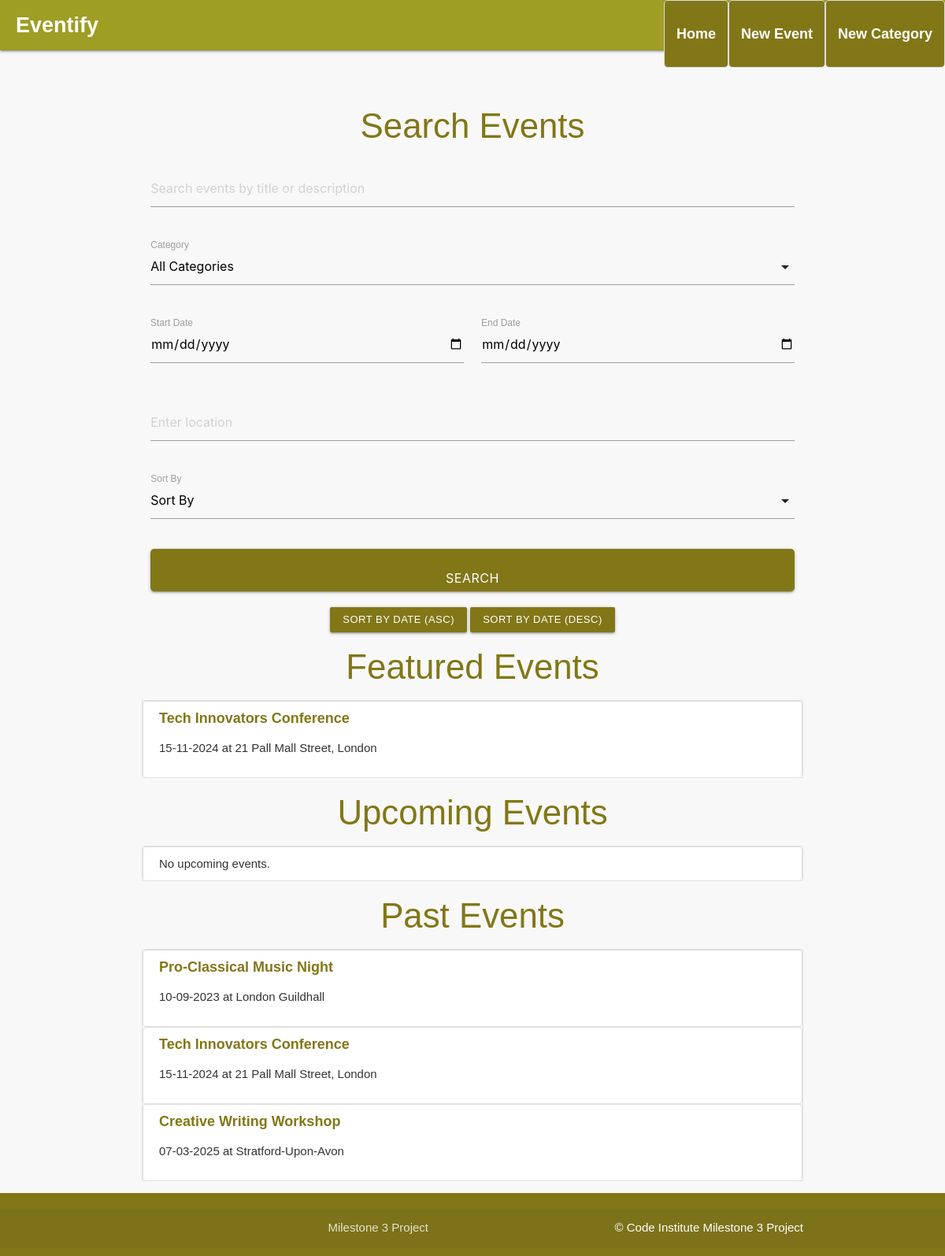
The page / on the database its author committed.
### eventify/models.py (models this page shows, shortened)
class Event(db.Model):
    id = db.Column(db.Integer, primary_key=True)
    title = db.Column(db.String(100), unique=True, nullable=False)
    description = db.Column(db.Text, nullable=False)
    date = db.Column(db.DateTime, nullable=False)
    time = db.Column(db.String(8), nullable=False)
    location = db.Column(db.String(200), nullable=False)
    created_at = db.Column(db.DateTime, default=db.func.now(), nullable=False)
    featured = db.Column(db.Boolean, default=False)
    category_id = db.Column(db.Integer, db.ForeignKey('category.id'), nullable=True)
    image_file = db.Column(db.String(120), nullable=True)  # Ensure this line is included

### eventify/routes.py (the view)
@app.route("/")
def home():
    sort_by = request.args.get("sort_by", "date")  # Default sort by date
    order = request.args.get("order", "asc")  # Default order ascending
    now = datetime.now()
    featured_events = Event.query.filter_by(featured=True).order_by(Event.date.asc()).all()
    if sort_by == "date":
        if order == "asc":
            upcoming_events = Event.query.filter(Event.date >= now).order_by(Event.date.asc()).all()
            past_events = Event.query.filter(Event.date < now).order_by(Event.date.asc()).all()
        else:
            upcoming_events = Event.query.filter(Event.date >= now).order_by(Event.date.desc()).all()
            past_events = Event.query.filter(Event.date < now).order_by(Event.date.desc()).all()
    return render_template("events.html", upcoming_events=upcoming_events, past_events=past_events, featured_events=featured_events)

### eventify/__init__.py (called while the page is built, shortened)
@app.template_filter('dateformat')
def dateformat(value, format='%d-%m-%Y'):
    if value is None:
        return ""
    return value.strftime(format)

### eventify/templates/events.html (shortened to what this page needs)
{% extends "base.html" %}
{% block content %}
    <h3 class="center-align lime-text text-darken-4">Search Events</h3>
    <form method="POST" action="{{ url_for('search') }}" class="row">
        <div class="input-field col s12">
            <input type="text" name="search_term" placeholder="Search events by title or description" value="{{ search_term or '' }}"/>
        </div>
        <div class="input-field col s12">
            <label>Category</label>
        </div>
        <div class="input-field col s6">
            <input type="date" name="start_date" value="{{ start_date or '' }}">
            <label>Start Date</label>
        </div>
        <div class="input-field col s6">
            <input type="date" name="end_date" value="{{ end_date or '' }}">
            <label>End Date</label>
        </div>
        <div class="input-field col s12">
            <input type="text" name="location" placeholder="Enter location" value="{{ location or '' }}">
        </div>
        <div class="input-field col s12">
            <label>Sort By</label>
        </div>
        <div class="col s12">
            <button type="submit" class="btn-large lime darken-4">Search</button>
        </div>
    </form>
    <div class="row center-align">
        <a href="{{ url_for('home', sort_by='date', order='asc') }}" class="btn-small lime darken-4">Sort by Date (Asc)</a>
        <a href="{{ url_for('home', sort_by='date', order='desc') }}" class="btn-small lime darken-4">Sort by Date (Desc)</a>
    </div>
    <h3 class="center-align lime-text text-darken-4">Featured Events</h3>
    <ul class="collection">
        {% if featured_events %}
            {% for event in featured_events %}
                <li class="collection-item">
                    <a href="{{ url_for('event_detail', event_id=event.id) }}" class="lime-text text-darken-4">{{ event.title }}</a>
                    <p>{{ event.date|dateformat }} at {{ event.location }}</p>
                </li>
            {% endfor %}
        {% else %}
            <li class="collection-item">No featured events.</li>
        {% endif %}
    </ul>
    <h3 class="center-align lime-text text-darken-4">Upcoming Events</h3>
    <ul class="collection">
        {% if upcoming_events %}
            {% for event in upcoming_events %}
                <li class="collection-item">
                    <a href="{{ url_for('event_detail', event_id=event.id) }}" class="lime-text text-darken-4">{{ event.title }}</a>
                    <p>{{ event.date|dateformat }} at {{ event.location }}</p>
                    <div class="right-align">
                        <a href="{{ url_for('edit_event', event_id=event.id) }}" class="btn-small lime darken-4">Edit</a>
                        <a href="{{ url_for('delete_event', event_id=event.id) }}" class="btn-small pink darken-4" onclick="return confirm('Are you sure you want to delete this event?');">Delete</a>
                    </div>
                </li>
            {% endfor %}
        {% else %}
            <li class="collection-item">No upcoming events.</li>
        {% endif %}
    </ul>
    <h3 class="center-align lime-text text-darken-4">Past Events</h3>
    <ul class="collection">
        {% if past_events %}
            {% for event in past_events %}
                <li class="collection-item">
                    <a href="{{ url_for('event_detail', event_id=event.id) }}" class="lime-text text-darken-4">{{ event.title }}</a>
                    <p>{{ event.date|dateformat }} at {{ event.location }}</p>
                </li>
            {% endfor %}
        {% else %}
            <li class="collection-item">No past events.</li>
        {% endif %}
    </ul>
{% endblock %}

### eventify/static/css/style.css (style rules this page uses)
body { display: flex; min-height: 100vh; flex-direction: column; font-family: Arial, sans-serif; background-color: #f8f8f8; color: #333; }
a { color: #827717; text-decoration: none; }
ul { list-style-type: none; padding: 0; }
ul li { background-color: #fff; border: 1px solid #ddd; padding: 10px; margin-bottom: 10px; border-radius: 5px; }
ul li a { font-size: 1.2rem; font-weight: bold; }
input[type="text"], input[type="datetime-local"], textarea { width: 100%; padding: 10px; margin-bottom: 10px; border-radius: 4px; border: 1px solid #ccc; }
button { background-color: #827717; color: white; border: none; padding: 10px 15px; border-radius: 4px; cursor: pointer; }
.input-field { margin-bottom: 30px; }
.input-field label { margin-bottom: 5px; }
.center-align { margin-top: 20px; }
input[name="search_term"] { width: 100%; padding: 10px; margin-bottom: 10px; border-radius: 5px; border: 1px solid #ccc; }
button[type="submit"] { width: 100%; padding: 10px; background-color: #388e3c; color: white; border: none; border-radius: 5px; cursor: pointer; font-size: 16px; }

### rows shown on the page
Event: title "Tech Innovators Conference", date "15-11-2024", location "21 Pall Mall Street, London"
Event: title "Pro-Classical Music Night", date "10-09-2023", location "London Guildhall"
Event: title "Creative Writing Workshop", date "07-03-2025", location "Stratford-Upon-Avon"
